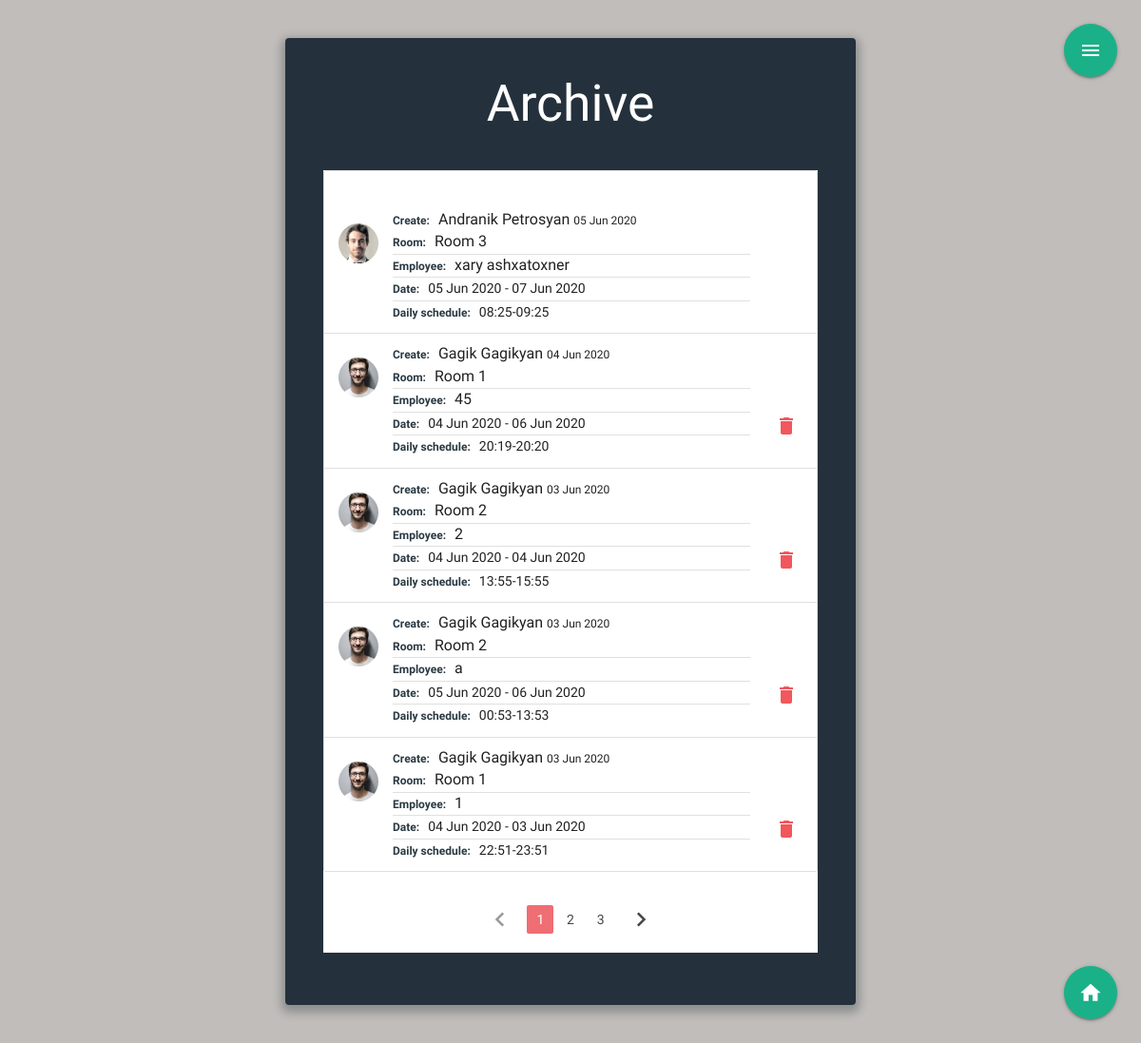
Page /archive (signed in) on the earlier database version.
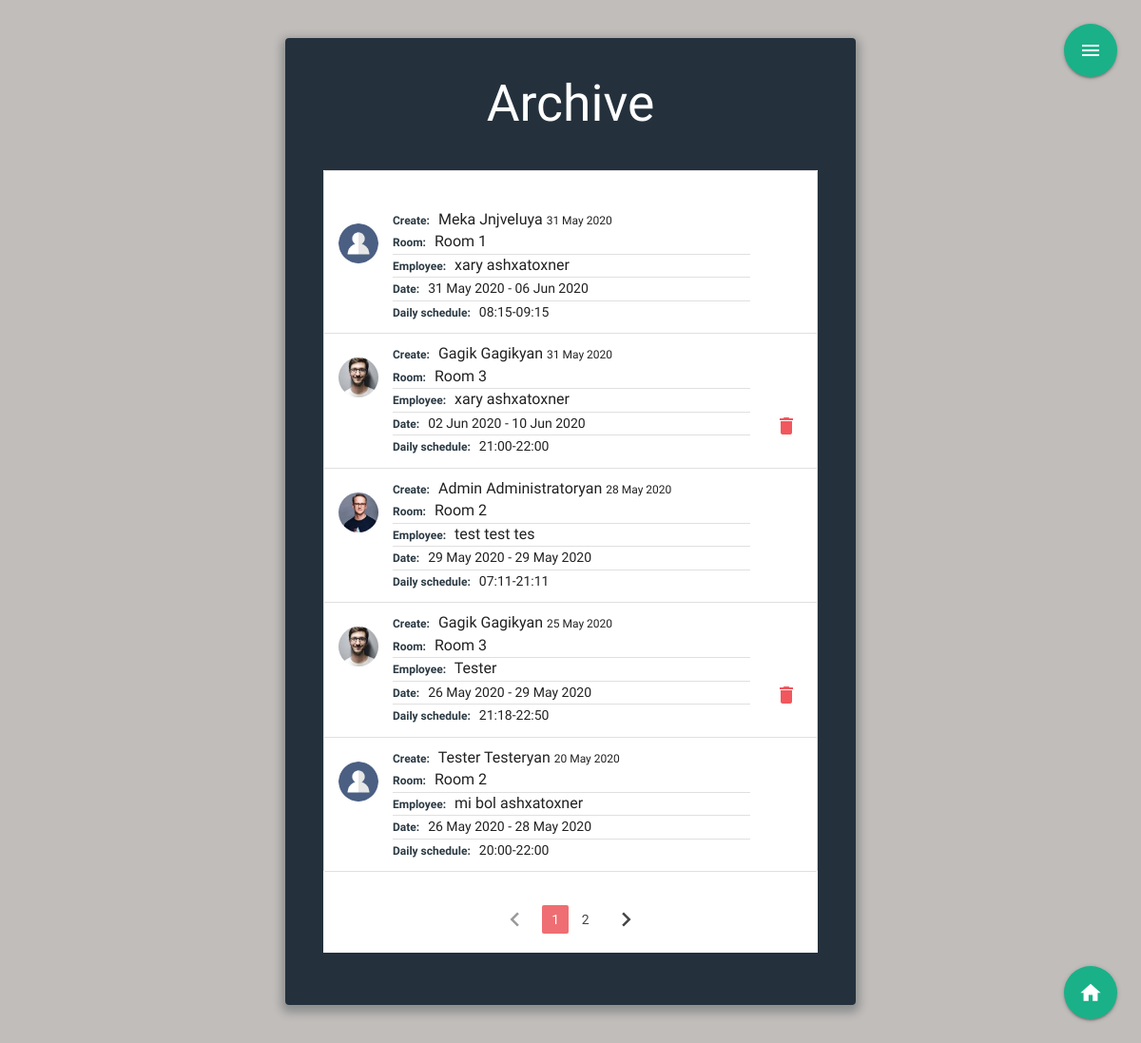
Same page on the later database version.
### meeting_app/models.py (models this page shows, shortened)
class Meeting(db.Model):
  id = db.Column(db.Integer, primary_key=True)
  room = db.Column(db.String(100), nullable=False)
  employee = db.Column(db.String(250), nullable=False)
  start_date = db.Column(db.Date, nullable=False)
  end_date = db.Column(db.Date)
  start_time = db.Column(db.Time, nullable=False)
  end_time = db.Column(db.Time, nullable=False)
  created_date = db.Column(db.DateTime, nullable=False, default=datetime.utcnow)
  user_id = db.Column(db.Integer, db.ForeignKey('user.id'), nullable=False)

class User(db.Model, UserMixin):
  id = db.Column(db.Integer, primary_key=True)
  fname = db.Column(db.String(60), nullable=False)
  lname = db.Column(db.String(60), nullable=False)
  email = db.Column(db.String(120), unique=True, nullable=False)
  image_file = db.Column(db.String(20), nullable=False, default='avatar.png')
  usertype = db.Column(db.String(20), nullable=False, default="user")
  password = db.Column(db.String(60), nullable=False)
  created_meetings = db.relationship('Meeting', backref='author', lazy=True)

### meeting_app/meetings/routes.py (the view)
@meetings.route("/archive", methods=['GET', "POST"])
@login_required
def archive():
  page=request.args.get('page',1,type=int)
  current_date = datetime(datetime.today().year, datetime.today().month, datetime.today().day)
  date_now = current_date - timedelta(days = 1)
  meetings = Meeting.query.filter(Meeting.end_date <= date_now).order_by(Meeting.created_date.desc()).paginate(page=page,per_page=5)
  image_file = url_for('static', filename='/img/' + current_user.image_file)
  return render_template("archive.html", isIndex=True,image_file=image_file,meetings=meetings,legend="Archive")

### meeting_app/models.py (called while the page is built)
@login_manager.user_loader
def load_user(user_id):
  return User.query.get(int(user_id))

### meeting_app/templates/archive.html (shortened to what this page needs)
{%extends "layout.html"%}
{% block content %}
<div class="wrap">
    <h2>{{legend}}</h2>
<div id="shedule">
 <ul class="collection">
  {% for meeting in meetings.items %}
    <li class="collection-item avatar">
    <a href="{{url_for('users.user_reserves', id=meeting.author.id)}}">
      <div class="img-wrapper circle">
        <div class="img " style="background-image: url({{url_for('static', filename='img/'+meeting.author.image_file, )}})"></div>
      </div>
    </a>
      <span class="title5 collection-title">Create:</span>
      <a href=""></a>{{meeting.author.fname}} {{meeting.author.lname}} </a>
      <span class="small-text">{{meeting.created_date.strftime('%d %b %Y')}}  </span>
      <p>
        <span class="collection-title">Room:</span>    {{meeting.room}}
        <p class="divider"></p>
        <span class="collection-title">Employee:</span> {{meeting.employee}}
        <p class="divider"></p>
        {% if meeting.end_date %}
          <span class="collection-title">Date:</span> <span class="date">{{ meeting.start_date.strftime('%d %b %Y')}} -
          {{meeting.end_date.strftime('%d %b %Y')}} </span>
        {% else %}
        <span class="date"> {{ meeting.start_date.strftime('%d %b %Y')}}</span>
        {% endif %}
        <p class="divider"></p>
        <span class="collection-title">Daily schedule:</span> <span class="date">{{meeting.start_time.strftime('%H:%M')}}-{{meeting.end_time.strftime('%H:%M')}}</span>
      </p>
      {% if (meeting.author == current_user or current_user.usertype=="admin") %}
      <div class="action-buttons-wrapper">
        <a class="waves-effect waves-light modal-trigger secondary-content" href="#modal" data-id="{{url_for('meetings.delete_reserve',meeting_id = meeting.id)}}">  <i class="material-icons ">delete</i></a>
      </div>
      {%endif %}
    </li>
    {%endfor%}
  </ul>
  <ul class="pagination">
    {% if meetings.has_prev %}
    <li class="arrow"><a  href="{{ url_for('meetings.archive',page=meetings.prev_num)}}"><i class="material-icons">chevron_left</i></a></li>
    {% else %}
    <li class="disabled"><a href="#!"><i class="material-icons">chevron_left</i></a></li>
    {% endif %}
    {% for page_num in meetings.iter_pages(left_edge=1, right_edge=1, left_current=1,right_current=2) %}
      {% if page_num %}
        {% if meetings.page ==page_num %}
          <li class="active"> <a href="{{ url_for('meetings.archive',page=page_num)}}">{{page_num}}</a></li>
        {% else %}
          <li class="waves-effect pag-element"> <a href="{{ url_for('meetings.archive',page=page_num)}}">{{page_num}}</a></li>
        {% endif %}
      {% else %}
        <span>...</span>
      {% endif %}
    {% endfor %}
    {% if meetings.has_next %}
      <li class="arrow"><a href="{{ url_for('meetings.archive',page=meetings.next_num)}}"><i class="material-icons">chevron_right</i></a></li>
    {% else %}
    <li class="disabled"><a href="#!"><i class="material-icons">chevron_right</i></a></li>
    {% endif %}
  </ul>
</div>
{% if url_for(request.endpoint) != "/archive" %}
<div class="fixed-button-wrapper">
  <a class="btn-floating btn-large " href="{{url_for('meetings.reserve_new')}}" title="Add Meeting"><i class="material-icons">add</i></a>
</div>
{% else %}
  <div class="fixed-button-wrapper">
    <a class="btn-floating btn-large" href="{{url_for('main.index')}}"><i class="material-icons">home</i></a>
  </div>
{% endif %}
</div>
{% endblock %}

Differences in the rows shown:
no longer on this page (row edited): Meeting: image_file (picture), author.fname "Andranik", author.lname "Petrosyan", created_date "05 Jun 2020", room "Room 3", employee "xary ashxatoxner", start_date "05 Jun 2020", end_date "07 Jun 2020", start_time "08:25", end_time "09:25"
no longer on this page (row edited): Meeting: image_file (picture), author.fname "Gagik", author.lname "Gagikyan", created_date "04 Jun 2020", room "Room 1", employee "45", start_date "04 Jun 2020", end_date "06 Jun 2020", start_time "20:19", end_time "20:20"
no longer on this page (row edited): Meeting: image_file (picture), author.fname "Gagik", author.lname "Gagikyan", created_date "03 Jun 2020", room "Room 2", employee "2", start_date "04 Jun 2020", end_date "04 Jun 2020", start_time "13:55", end_time "15:55"
no longer on this page (row edited): Meeting: image_file (picture), author.fname "Gagik", author.lname "Gagikyan", created_date "03 Jun 2020", room "Room 2", employee "a", start_date "05 Jun 2020", end_date "06 Jun 2020", start_time "00:53", end_time "13:53"
no longer on this page (row edited): Meeting: image_file (picture), author.fname "Gagik", author.lname "Gagikyan", created_date "03 Jun 2020", room "Room 1", employee "1", start_date "04 Jun 2020", end_date "03 Jun 2020", start_time "22:51", end_time "23:51"
now on this page (row edited): Meeting: image_file (placeholder picture), author.fname "Meka", author.lname "Jnjveluya", created_date "31 May 2020", room "Room 1", employee "xary ashxatoxner", start_date "31 May 2020", end_date "06 Jun 2020", start_time "08:15", end_time "09:15"
added Meeting: image_file (picture), author.fname "Gagik", author.lname "Gagikyan", created_date "31 May 2020", room "Room 3", employee "xary ashxatoxner", start_date "02 Jun 2020", end_date "10 Jun 2020", start_time "21:00", end_time "22:00"
now on this page (row unchanged): Meeting: image_file (picture), author.fname "Admin", author.lname "Administratoryan", created_date "28 May 2020", room "Room 2", employee "test test tes", start_date "29 May 2020", end_date "29 May 2020", start_time "07:11", end_time "21:11"
now on this page (row unchanged): Meeting: image_file (picture), author.fname "Gagik", author.lname "Gagikyan", created_date "25 May 2020", room "Room 3", employee "Tester", start_date "26 May 2020", end_date "29 May 2020", start_time "21:18", end_time "22:50"
now on this page (row unchanged): Meeting: image_file (placeholder picture), author.fname "Tester", author.lname "Testeryan", created_date "20 May 2020", room "Room 2", employee "mi bol ashxatoxner", start_date "26 May 2020", end_date "28 May 2020", start_time "20:00", end_time "22:00"
Other differences:
list line gone: "3"
